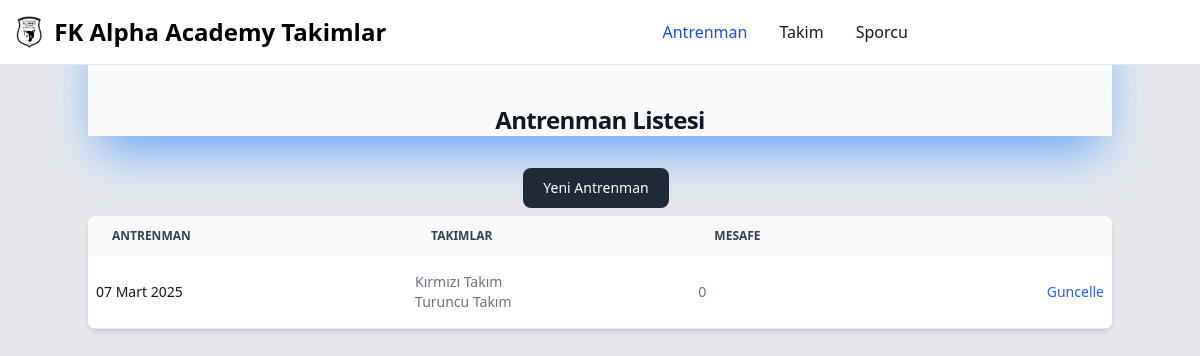
Screenshot of /takim/antrenman/ with the database file from the repository.
### takim/models.py (models this page shows, shortened)
class Antrenman(models.Model):
    gun=models.DateField(auto_now_add=True)
    takimlar=models.ManyToManyField(Takim)
    sporcular=models.ManyToManyField(Sporcu,null=True,blank=True)
    mesafe=models.IntegerField(default=0)
    class Meta:
        ordering=['-gun']

class Takim (models.Model):
    adi=models.CharField(max_length=30)
    antrenor=models.ManyToManyField(Antrenor)
    resim=models.ImageField(null=True,blank=True)
    aktif=models.BooleanField(default=True)

### takim/views.py (the view)
# urls.py: path('antrenman/',antrenman_list,name='antrenman_list'),
def antrenman_list(request):
    antrenman_list=Antrenman.objects.all()
    return render(request,'antrenman_list.html',{'antrenman_list':antrenman_list})

### takim/templates/antrenman_list.html (shortened to what this page needs)
{% extends "_base_takim.html" %}
{% load account_tags %}
{% block content %}
<div class=" mb-2 bg-gray-50 justify-center text-center pt-20 shadow-2xl shadow-blue-400">
    <h2 class="pt-6 text-center  text-2xl tracking-tight font-bold text-gray-900 dark:text-white">Antrenman Listesi</h2>
</div>
<div class="flex justify-center pt-6 ">
    <a href="/takim/antrenman_ekle">
        <button type="submit"
            class="text-white bg-gray-800 hover:bg-gray-900 focus:outline-none focus:ring-4
             focus:ring-gray-300 font-medium rounded-lg text-sm px-5 py-2.5 me-2 mb-2
             dark:bg-gray-800 dark:hover:bg-gray-700 dark:focus:ring-gray-700 dark:border-gray-700">
             Yeni Antrenman</button>
    </a>
</div>
<div class="flex overflow-x-auto shadow-md sm:rounded-lg">
    <table class="w-full text-sm text-left rtl:text-right text-gray-500 dark:text-gray-400">
        <thead class="text-xs text-gray-700 uppercase bg-gray-50 dark:bg-gray-700 dark:text-gray-400">
            <tr>
                <th scope="col" class="px-6 py-3">
                    Antrenman
                </th>
                <th scope="col" class="px-6 py-3">
                    Takimlar
                </th>
                <th scope="col" class="px-6 py-3">
                    Mesafe
                </th>
                <th scope="col" class="px-6 py-3">
                </th>
            </tr>
        </thead>
        <tbody>
            {% for item in antrenman_list %}
            <tr
                class="relative max-h-20 bg-white border-b dark:bg-gray-800 dark:border-gray-700 hover:bg-gray-50 dark:hover:bg-gray-600">
                <th scope="row" class="px-2 py-4 font-medium text-gray-900  dark:text-white">
                    {{item.gun}}
                </th>
                <td class="px-2 py-4">
                    {% for takim in item.takimlar.all  %}
                    {{takim.adi}} <br>
                    {% endfor %}
                </td>
                <td class="px-2 py-4 max-w-20 flex-wrap">
                    {{item.mesafe }}
                </td>
                <td class="px-2 py-4 text-right">
                    <a href="/takim/antrenman_guncelle/{{item.id}}"
                        class="font-medium text-blue-600 dark:text-blue-500 hover:underline">Guncelle</a>
                </td>
            </tr>
            {% endfor %}
        </tbody>
    </table>
</div>
{% endblock content %}

### rows the page displays
Antrenman: gun "07 Mart 2025", mesafe "0"
Takim: adi "Kırmızı Takım"
Takim: adi "Turuncu Takım"
